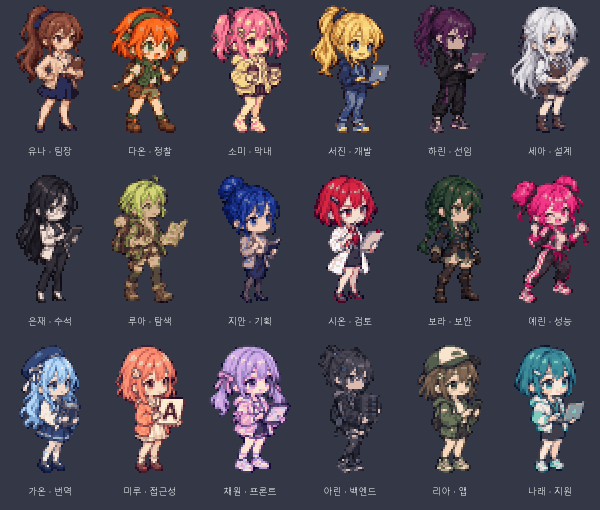
#> input picture art/contact-sheet.png, 1200 x 1020 px, given in place of piece-0.png, which was not available (shown at 1/2 size); the run also reads 1 picture not shown here
$ python codex_build.py ..
#> lines starting #> are read from the running program, lines starting #| are printed output that depends on the picture; after the words box and inside, x2 and y2 are one past the last pixel; in counts of white or black regions, pixels touching at a corner belong together; pictures that were not available may be replaced by others from this repository, and a replacement may not be noted
### art/snap.py
"""Pixel-art snapping tool.

  python art/snap.py sprite <in> <out> --height 64 --colors 20
  python art/snap.py bg     <in> <out> --size 768x512
  python art/snap.py shell  <in> <out> --size 1024x512
  python art/snap.py sheet  <sheet.png> <outdir> [--rows N]
  python art/snap.py obj    <piece.png> <out> (--width W | --height H) [--colors 24]

sprite: crop transparent margins, box-average downscale, limit colors, alpha 0/255.
bg:     LANCZOS downscale, no color limit.
shell:  LANCZOS downscale of an empty-room shell (same as bg; scene pipeline name).
sheet:  key out the magenta background, trim the fringe, split a sprite sheet into
        outdir/piece-<k>.png (left to right, top to bottom) + outdir/pieces.json.
obj:    premultiplied BOX downscale of one piece to a target width/height, alpha 0/255,
        per-object palette reduction.
Paths are resolved to absolute from the arguments (never relies on CWD for output).
"""
import argparse
import json
import os
import sys

import numpy as np
from PIL import Image, ImageFilter


# [73 lines left out: functions snap_sprite, snap_bg, key_magenta, runs, split_sheet, not called in this run]


def snap_obj(src, dst, width, height, colors):
    im = Image.open(src).convert("RGBA")
    bb = im.getchannel("A").getbbox()
    if bb:
        im = im.crop(bb)
    f = (width / im.width) if width else (height / im.height)
    w, h = max(1, round(im.width * f)), max(1, round(im.height * f))
    p = np.array(im).astype(np.float32)
    p[:, :, :3] *= p[:, :, 3:] / 255
    ch = [np.array(Image.fromarray(p[:, :, i], "F").resize((w, h), Image.BOX)) for i in range(4)]
    q = np.dstack(ch)
    al = q[:, :, 3:]
    q[:, :, :3] = np.where(al > 0, q[:, :, :3] / np.maximum(al, 1) * 255, 0)
    opaque = al[:, :, 0] > 127
    q = np.clip(q, 0, 255).astype(np.uint8)
    rgb = q[:, :, :3].copy()
    if opaque.any():
        rgb[~opaque] = rgb[opaque].mean(0).astype(np.uint8)
    pal = Image.fromarray(rgb, "RGB").quantize(colors=colors, method=Image.MEDIANCUT, dither=Image.NONE).convert("RGB")
    out = np.dstack([np.array(pal), np.where(opaque, 255, 0).astype(np.uint8)])
    out[~opaque, :3] = 0
    os.makedirs(os.path.dirname(dst), exist_ok=True)
    Image.fromarray(out, "RGBA").save(dst)
    return (w, h), f


# [24 lines left out: function main, not called in this run]


# [2 lines that do not run on import are left out]

### art/cat/codex_build.py
"""The codex-drawn office cat, from a raw codex sheet.

  python art/cat/codex_build.py <work dir>   (work dir holds wc/p/piece-<k>.png
                                              made by `python art/snap.py sheet <sheet> <dir>/p`)
Writes assets/sprites/cat-*.png (same canvas sizes as the old hand-drawn ones).
"""
import os
import sys

from PIL import Image

HERE = os.path.dirname(os.path.abspath(__file__))
ROOT = os.path.dirname(os.path.dirname(HERE))
sys.path.insert(0, os.path.join(ROOT, "art"))
import snap  # noqa: E402

CAT = [("cat-walk-1", "wc/p/piece-0", (31, 22)), ("cat-walk-2", "wc/p/piece-1", (31, 22)),
       ("cat-sit", "wc/p/piece-2", (16, 21)), ("cat-sleep", "wc/p/piece-3", (26, 12)),
       ("cat-held", "wc/p/piece-4", (22, 28))]


def main():
    work = os.path.abspath(sys.argv[1])
    sp = os.path.join(ROOT, "assets", "sprites")
    tmp = os.path.join(work, "cat-tmp.png")
    for name, piece, (cw, ch) in CAT:
        src = Image.open(os.path.join(work, piece + ".png"))
#> src is the input picture: PIL image 1200x1020 RGBA; mean R, G, B, A 75.5, 69.8, 80.6, 255
        f = min(cw / src.width, ch / src.height)
#> f = 0.0216
        snap.snap_obj(os.path.join(work, piece + ".png"), tmp, round(src.width * f) if src.width * f <= cw and src.height * f <= ch else None,
                      None if src.width * f <= cw and src.height * f <= ch else ch, 18)
#> in snap_obj, `bb = im.getchannel("A").getbbox()`: bb = (0, 0, 1200, 1020)
#> in snap_obj, `ch = [np.array(Image.fromarray(p[:, :, i], "F").resize((w, h), Image.B..`: ch = 4 items
#> in snap_obj, `q = np.dstack(ch)`:
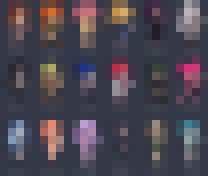
#> q: shape (22, 26, 4) float32 (shown 8 times larger); mean of channels 0, 1, 2, 3 75.5, 69.9, 80.6, 255; drawn as R, G, B
#> in snap_obj, `al = q[:, :, 3:]`: al: shape (22, 26, 1) float32; every value is 255
#> in snap_obj, `q[:, :, :3] = np.where(al > 0, q[:, :, :3] / np.maximum(al, 1) * 255, 0)`: q: shape (22, 26, 4) float32; 0.7% of pixels changed, all inside (x1, y1, x2, y2) = (1, 4, 26, 21)
#> in snap_obj, `opaque = al[:, :, 0] > 127`: opaque: shape (22, 26) bool; every value is 1
#> in snap_obj, `pal = Image.fromarray(rgb, "RGB").quantize(colors=colors, method=Image..`:
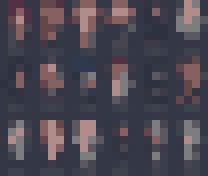
#> pal: PIL image 26x22 RGB (shown 8 times larger); mean R, G, B 74, 69.7, 80.2
        im = Image.open(tmp)
        if im.width > cw or im.height > ch:
            im = im.crop(im.getchannel("A").getbbox())
        c = Image.new("RGBA", (cw, ch), (0, 0, 0, 0))
#> c: PIL image 31x22 RGBA; every value is 0
        c.paste(im, ((cw - im.width) // 2, ch - im.height))
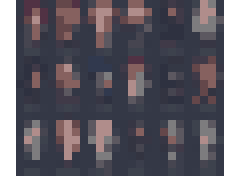
#> c: PIL image 31x22 RGBA (shown 8 times larger); mean R, G, B, A 62.1, 58.5, 67.3, 213.9; transparent parts drawn white
        c.save(os.path.join(sp, name + ".png"))
        print(name, im.size, "->", c.size)
#| cat-walk-1 (26, 22) -> (31, 22)


if __name__ == "__main__":
#> (the run stopped early here; a loop or call above may not have finished)
